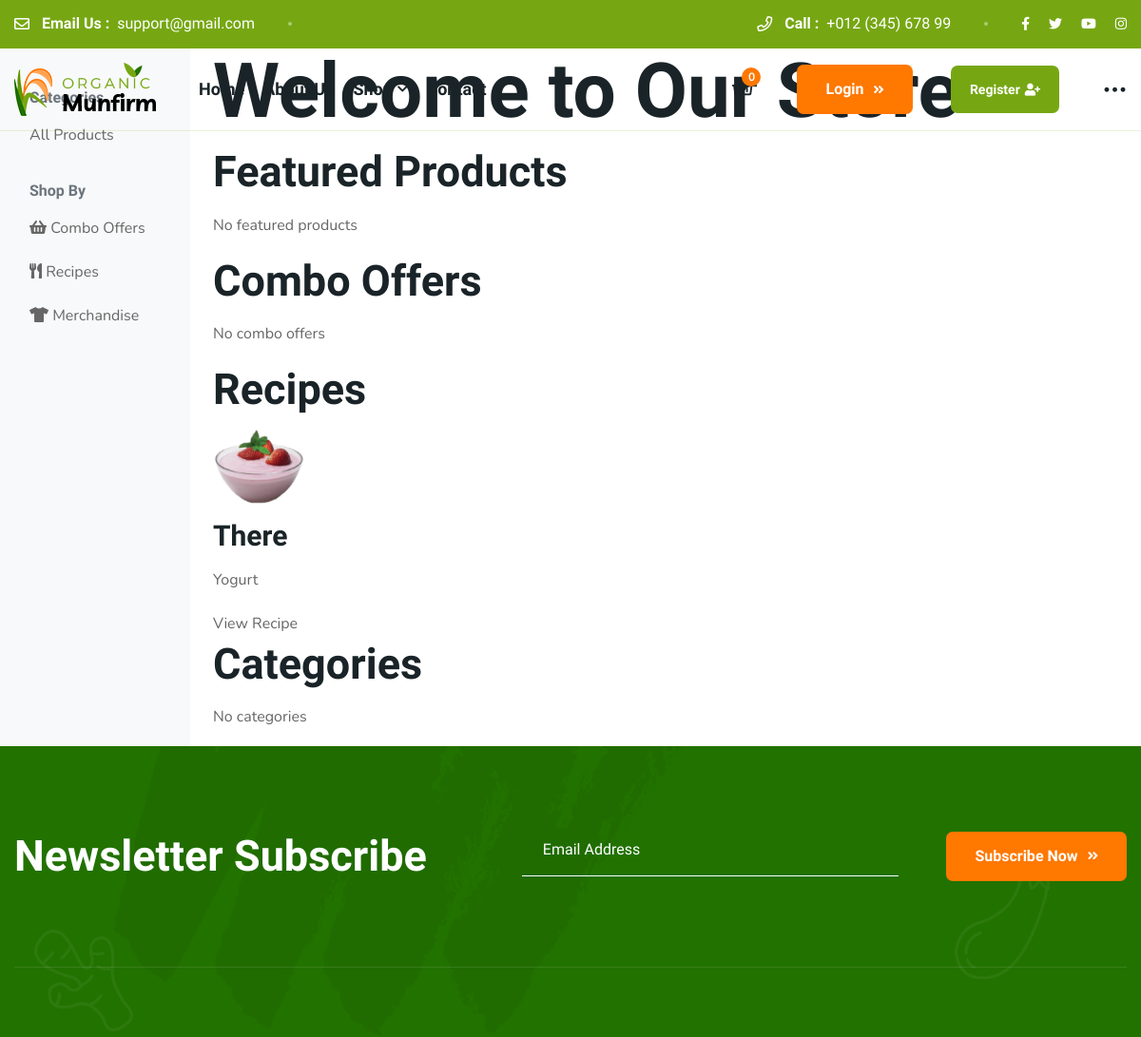
Before: /products/ (upper part) with the older database file.
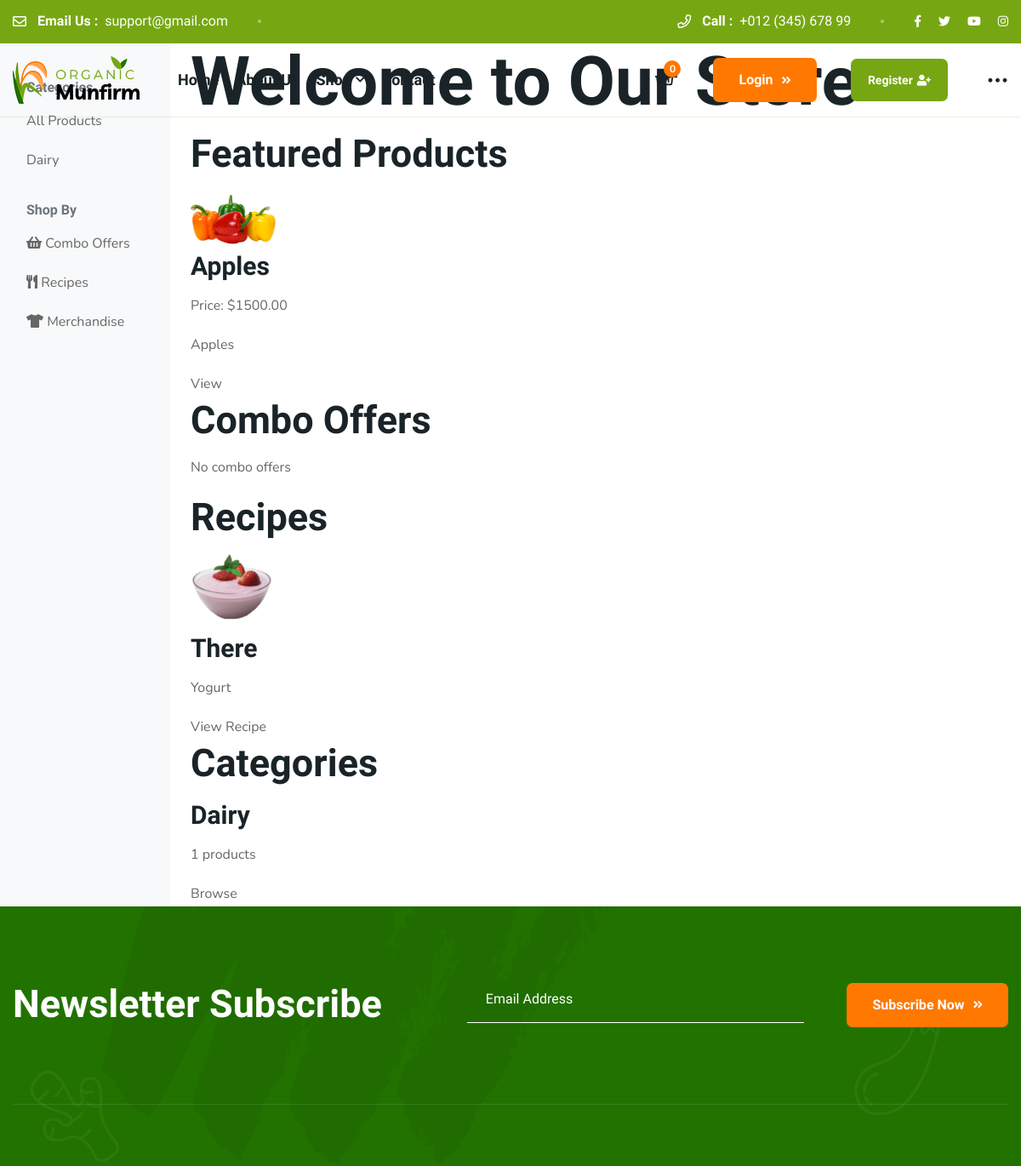
After: the same page with the newer database file.
### products/models.py (models this page shows, shortened)
class Recipe(models.Model):
    recipe_id = models.CharField(max_length=50, unique=True, editable=False)
    title = models.CharField(max_length=200)
    slug = models.SlugField(max_length=200, unique=True)
    image = models.ImageField(upload_to=recipe_image_path)
    description = models.TextField(blank=True)
    instructions = models.TextField(help_text="Step-by-step cooking instructions")
    prep_time = models.PositiveIntegerField(help_text="Preparation time in minutes", default=15)
    cook_time = models.PositiveIntegerField(help_text="Cooking time in minutes", default=30)
    servings = models.PositiveIntegerField(default=4)
    difficulty = models.CharField(max_length=50, choices=[
        ('easy', 'Easy'),
        ('medium', 'Medium'),
        ('hard', 'Hard')
    ], default='medium')
    is_featured = models.BooleanField(default=False)
    is_active = models.BooleanField(default=True)
    created_at = models.DateTimeField(auto_now_add=True)
    updated_at = models.DateTimeField(auto_now=True)
    class Meta:
        ordering = ['-created_at']

class Category(models.Model):
    name = models.CharField(max_length=100, unique=True)
    slug = models.SlugField(max_length=100, unique=True)
    description = models.TextField(blank=True)
    image = models.ImageField(upload_to='categories/', blank=True, null=True)
    is_active = models.BooleanField(default=True)
    created_at = models.DateTimeField(auto_now_add=True)
    updated_at = models.DateTimeField(auto_now=True)
    class Meta:
        verbose_name_plural = "Categories"
        ordering = ['name']

class Product(models.Model):
    product_id = models.CharField(max_length=50, unique=True, editable=False)
    name = models.CharField(max_length=200)
    slug = models.SlugField(max_length=200, unique=True)
    stock = models.PositiveIntegerField(default=0)
    price = models.DecimalField(max_digits=10, decimal_places=2, validators=[MinValueValidator(0)])
    description = models.TextField()
    image = models.ImageField(upload_to=product_image_path)
    is_new = models.BooleanField(default=False)
    category = models.ForeignKey(Category, on_delete=models.SET_NULL, null=True, blank=True, related_name='products')
    is_active = models.BooleanField(default=True)
    created_at = models.DateTimeField(auto_now_add=True)
    updated_at = models.DateTimeField(auto_now=True)
    is_in_basket = models.BooleanField(default=False, editable=False)
    class Meta:
        ordering = ['-created_at']
        indexes = [
            models.Index(fields=['slug']),
            models.Index(fields=['category']),
            models.Index(fields=['is_active']),
            models.Index(fields=['is_new']),
        ]

### products/views.py (the view)
# urls.py: path('', HomeView.as_view(), name='home'),
class HomeView(TemplateView):
    template_name = 'products/home.html'
    def get_context_data(self, **kwargs):
        context = super().get_context_data(**kwargs)
        context['featured_products'] = Product.objects.filter(
            is_active=True,
            is_new=True
        )[:8]
        context['product_baskets'] = ProductBasket.objects.filter(
            is_active=True
        ).prefetch_related('included_products__product')[:4]
        context['featured_recipes'] = Recipe.objects.filter(
            is_active=True,
            is_featured=True
        ).prefetch_related('ingredients__product')[:4]
        context['categories'] = Category.objects.filter(is_active=True)[:8]
        context['merchandise'] = Merchandise.objects.filter(is_active=True)[:4]
        return context

### cart/context_processors.py (called while the page is built)
def cart_context(request):
    context = {}
    if request.user.is_authenticated:
        cart, created = Cart.objects.get_or_create(
            user=request.user,
            status='active',
            defaults={'session_key': request.session.session_key}
        )
        context['cart'] = cart
        context['cart_item_count'] = cart.get_item_count()
    else:
        if not request.session.session_key:
            request.session.create()
        session_key = request.session.session_key
        try:
            cart = Cart.objects.get(session_key=session_key, status='active')
        except Cart.DoesNotExist:
            cart = Cart.objects.create(session_key=session_key, status='active')
        context['cart'] = cart
        context['cart_item_count'] = cart.get_item_count()
    return context

### cart/models.py (called while the page is built)
    def get_item_count(self):
        return self.items.count()

### templates/products/home.html
{% extends 'products/base.html' %}
{% block products_content %}
<h1>Welcome to Our Store</h1>
<h2>Featured Products</h2>
{% if featured_products %}
<div>
    {% for product in featured_products %}
    <div>
        <img src="{{ product.image.url }}" width="100">
        <h3>{{ product.name }}</h3>
        <p>Price: ${{ product.price }}</p>
        <p>{{ product.description|truncatewords:10 }}</p>
        <a href="{% url 'products:product_detail' product.slug %}">View</a>
    </div>
    {% endfor %}
</div>
{% else %}
<p>No featured products</p>
{% endif %}
<h2>Combo Offers</h2>
{% if product_baskets %}
<div>
    {% for basket in product_baskets %}
    <div>
        <img src="{{ basket.image.url }}" width="100">
        <h3>{{ basket.name }}</h3>
        <p>Price: ${{ basket.price }}</p>
        <a href="{% url 'products:basket_detail' basket.slug %}">View Combo</a>
    </div>
    {% endfor %}
</div>
{% else %}
<p>No combo offers</p>
{% endif %}
<h2>Recipes</h2>
{% if featured_recipes %}
<div>
    {% for recipe in featured_recipes %}
    <div>
        <img src="{{ recipe.image.url }}" width="100">
        <h3>{{ recipe.title }}</h3>
        <p>{{ recipe.description|truncatewords:10 }}</p>
        <a href="{% url 'products:recipe_detail' recipe.slug %}">View Recipe</a>
    </div>
    {% endfor %}
</div>
{% else %}
<p>No recipes</p>
{% endif %}
<h2>Categories</h2>
{% if categories %}
<div>
    {% for category in categories %}
    <div>
        <h3>{{ category.name }}</h3>
        <p>{{ category.products.count }} products</p>
        <a href="{% url 'products:category_products' category.slug %}">Browse</a>
    </div>
    {% endfor %}
</div>
{% else %}
<p>No categories</p>
{% endif %}
{% endblock %}

### templates/products/base.html (shortened to what this page needs)
{% extends 'base.html' %}
{% load static %}
{% block content %}
<div class="container-fluid">
    <div class="row">
        <div class="col-md-3 col-lg-2 d-md-block bg-light sidebar collapse">
            <div class="position-sticky pt-3">
                <h6 class="sidebar-heading d-flex justify-content-between align-items-center px-3 mt-4 mb-1 text-muted">
                    <span>Categories</span>
                </h6>
                <ul class="nav flex-column">
                    <li class="nav-item">
                        <a class="nav-link {% if not request.resolver_match.url_name == 'category_products' %}active{% endif %}"
                           href="{% url 'products:product_list' %}">
                            All Products
                        </a>
                    </li>
                    {% for category in categories %}
                    <li class="nav-item">
                        <a class="nav-link" href="{% url 'products:category_products' category.slug %}">
                            {{ category.name }}
                        </a>
                    </li>
                    {% endfor %}
                </ul>
                <h6 class="sidebar-heading d-flex justify-content-between align-items-center px-3 mt-4 mb-1 text-muted">
                    <span>Shop By</span>
                </h6>
                <ul class="nav flex-column">
                    <li class="nav-item">
                        <a class="nav-link" href="{% url 'products:basket_list' %}">
                            <i class="fas fa-shopping-basket"></i> Combo Offers
                        </a>
                    </li>
                    <li class="nav-item">
                        <a class="nav-link" href="{% url 'products:recipe_list' %}">
                            <i class="fas fa-utensils"></i> Recipes
                        </a>
                    </li>
                    <li class="nav-item">
                        <a class="nav-link" href="{% url 'products:merchandise_list' %}">
                            <i class="fas fa-tshirt"></i> Merchandise
                        </a>
                    </li>
                </ul>
            </div>
        </div>
        <main class="col-md-9 ms-sm-auto col-lg-10 px-md-4">
            {% block products_content %}{% endblock %}
        </main>
    </div>
</div>
{% endblock %}

Changed rows visible on the page:
added Category: name "Dairy", products.count "1"
added Product: image (picture), name "Apples", price "1500.00", description "Apples"
Other visible differences:
text no longer shown: "No featured products No categories"
